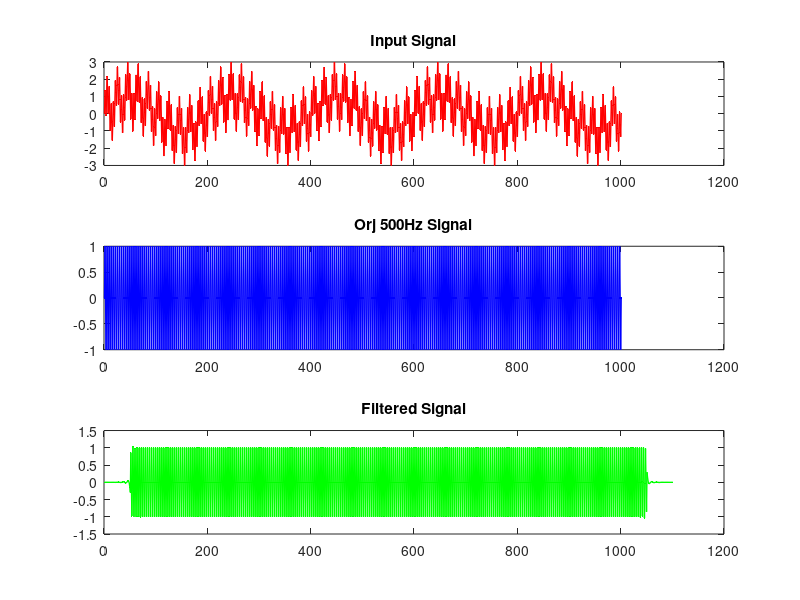

Write the MATLAB code that produced this figure.
clc;            %clear command windows all
close all;      %close all figures 
clear;          %erase all existing variables
workspace;      %make sure workspace is showing

%show numbers in a compact form with 5 digit
format long g
format compact

%Set font size
fontSize = 2; 
%------------------------------------------------------
%------------------------------------------------------

%Make 0.5 seconds sampled every 1/2000 of second (2 khz sampling rate)
t = 0 : 1/2000: 0.5;   %interval 1/2000 (2khz)


%define wave parameters  (10Hz)
f1 = 10;  %10Hz
T1 = 1/f1;
amp1 = 1;

%define wave parameters  (100Hz)
f2 = 100;  %100Hz
T2 = 1/f2;
amp2 = 1;

%define wave parameters  (500Hz)
f3 = 500;  %100Hz
T3 = 1/f3;
amp3 = 1;


%Make signal
signal1 = amp1 * sin(2*pi*t/T1);
signal2 = amp2 * sin(2*pi*t/T2);
signal3 = amp3 * sin(2*pi*t/T3);


%Combining the Signals (10 + 100 + 500 Hz)

signal = signal1 + signal2 + signal3; 



% %show all signals in a window frame
% subplot(4,1,1);
% plot(t, signal1, 'b.-', 'LineWidth', 1, 'MarkerSize',1);
% title('10Hz Signal');
% 
% subplot(4,1,2);
% plot(t, signal2, 'b.-', 'LineWidth', 1, 'MarkerSize',1);
% title('100Hz Signal');
% 
% subplot(4,1,3);
% plot(t, signal3, 'b.-', 'LineWidth', 1, 'MarkerSize',1);
% title('500Hz Signal');
% 
% subplot(4,1,4);
% plot(t, signal, 'g.-', 'LineWidth', 1, 'MarkerSize',1);
% title('10+100+500Hz Signal');

%------------------------------------------------------
%Implement 101 long high-pass filter of cutoff freq 400Hz,
%Sampling at 2000Hz (2Khz)
%FIR1 (kernel_lenght-1, cutoff/Sampling_rate, 'high')

Fc = 400;        %filter Cutof freq
Fs = 2000;      % sampling freq


h = fir1(100, Fc/Fs, 'high');  
%plot(h);

%------------------------------------------------------
%Frequencey Response

freqz(h);   

%------------------------------------------------------
% Convolution of the signal

filtered_sig = conv(h, signal);

%plot input signal & filtered Signal
subplot(3,1,1);
plot(signal, 'r.-', 'LineWidth', 1, 'MarkerSize', 1);
title('Input Signal');

subplot(3,1,2);
plot(signal3, 'b.-', 'LineWidth', 1, 'MarkerSize', 1);
title('Orj 500Hz Signal');

subplot(3,1,3);
plot(filtered_sig, 'g.-', 'LineWidth', 1, 'MarkerSize', 1);
title('Filtered Signal');

%------------------------------------------------------ 
%Save filter kernel to csv
csvwrite('hpf_fc_400hz.txt', h);




